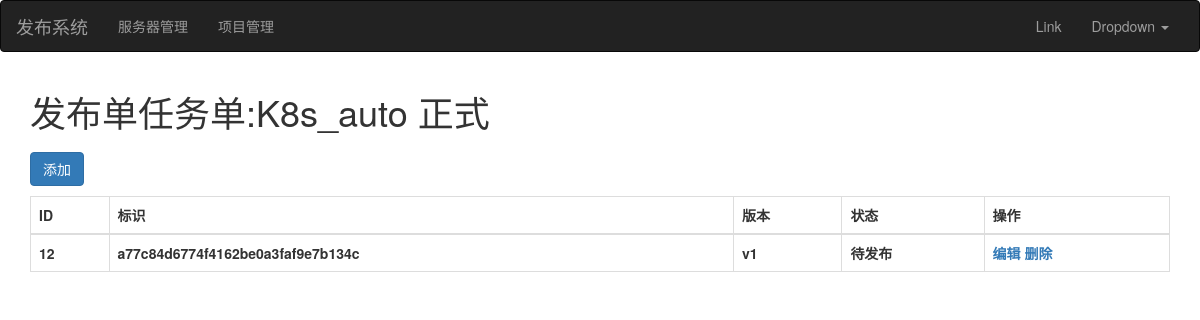
Screenshot of /task/list/3 with the database file from the repository.
### web/models.py (models this page shows)
class DeployTask(models.Model):
    uuid = models.CharField(verbose_name='标识',max_length=64)
    project = models.ForeignKey(verbose_name="项目环境",to='Project',on_delete=models.CASCADE)
    tag = models.CharField(verbose_name="版本",max_length=32)
    status_choices = (
        (1,'待发布'),
        (2,'发布中'),
        (3,'成功'),
        (4,'失败'),
    )
    status = models.SmallIntegerField(verbose_name="状态",choices=status_choices,default=1)
    before_download_script = models.TextField(verbose_name="下载前脚本",null=True,blank=True)
    after_download_script = models.TextField(verbose_name="下载后脚本",null=True,blank=True)
    before_deploy_script = models.TextField(verbose_name="发布前脚本",null=True,blank=True)
    after_deploy_script = models.TextField(verbose_name="发布后脚本",null=True,blank=True)

### web/views/deploy.py (the view)
# urls.py: path('task/list/<int:project_id>',deploy.task_list,name='task_list'),
def task_list(request,project_id):
    task_obj = DeployTask.objects.filter(project_id=project_id).all()
    probj = Project.objects.get(pk=project_id)
    title = "发布单任务单:" + probj.title + " " + probj.get_env_display()
    return render(request,'task_list.html',{"task_obj": task_obj,"title": title,"probj": probj })

### templates/task_list.html (shortened to what this page needs)
{% extends 'layout.html' %}
{% block content %}
    <div class="container">
        <h1>{{title}}</h1>
        <div>
            <a style="margin: 10px 0;" href="{% url 'task_add' project_id=probj.id %}" class="btn btn-primary">添加</a>
        </div>
        <table class="table table-bordered">
            <thead>
                <th>ID</th>
                <th>标识</th>
                <th>版本</th>
                <th>状态</th>
                <th>操作</th>
            </thead>
            <tbody>
            {% for obj in task_obj %}
                <tr>
                    <th>{{ obj.id }}</th>
                    <th>{{ obj.uuid }}</th>
                    <th>{{ obj.tag }}</th>
                    <th>{{ obj.get_status_display }}</th>
                    <th><span><a href="{% url 'task_edit' project_id=probj.id task_id=obj.id %}">编辑</a></span> <span><a onclick="removeRow(this,{{obj.id}});">删除</a></span></th>
                </tr>
            {% endfor %}
            </tbody>
        </table>
    </div>
{% endblock %}

### rows the page displays
DeployTask: id "12", uuid "a77c84d6774f4162be0a3faf9e7b134c", tag "v1", status "待发布"

### other values shown
{{ title }} "发布单任务单:K8s_auto 正式"
